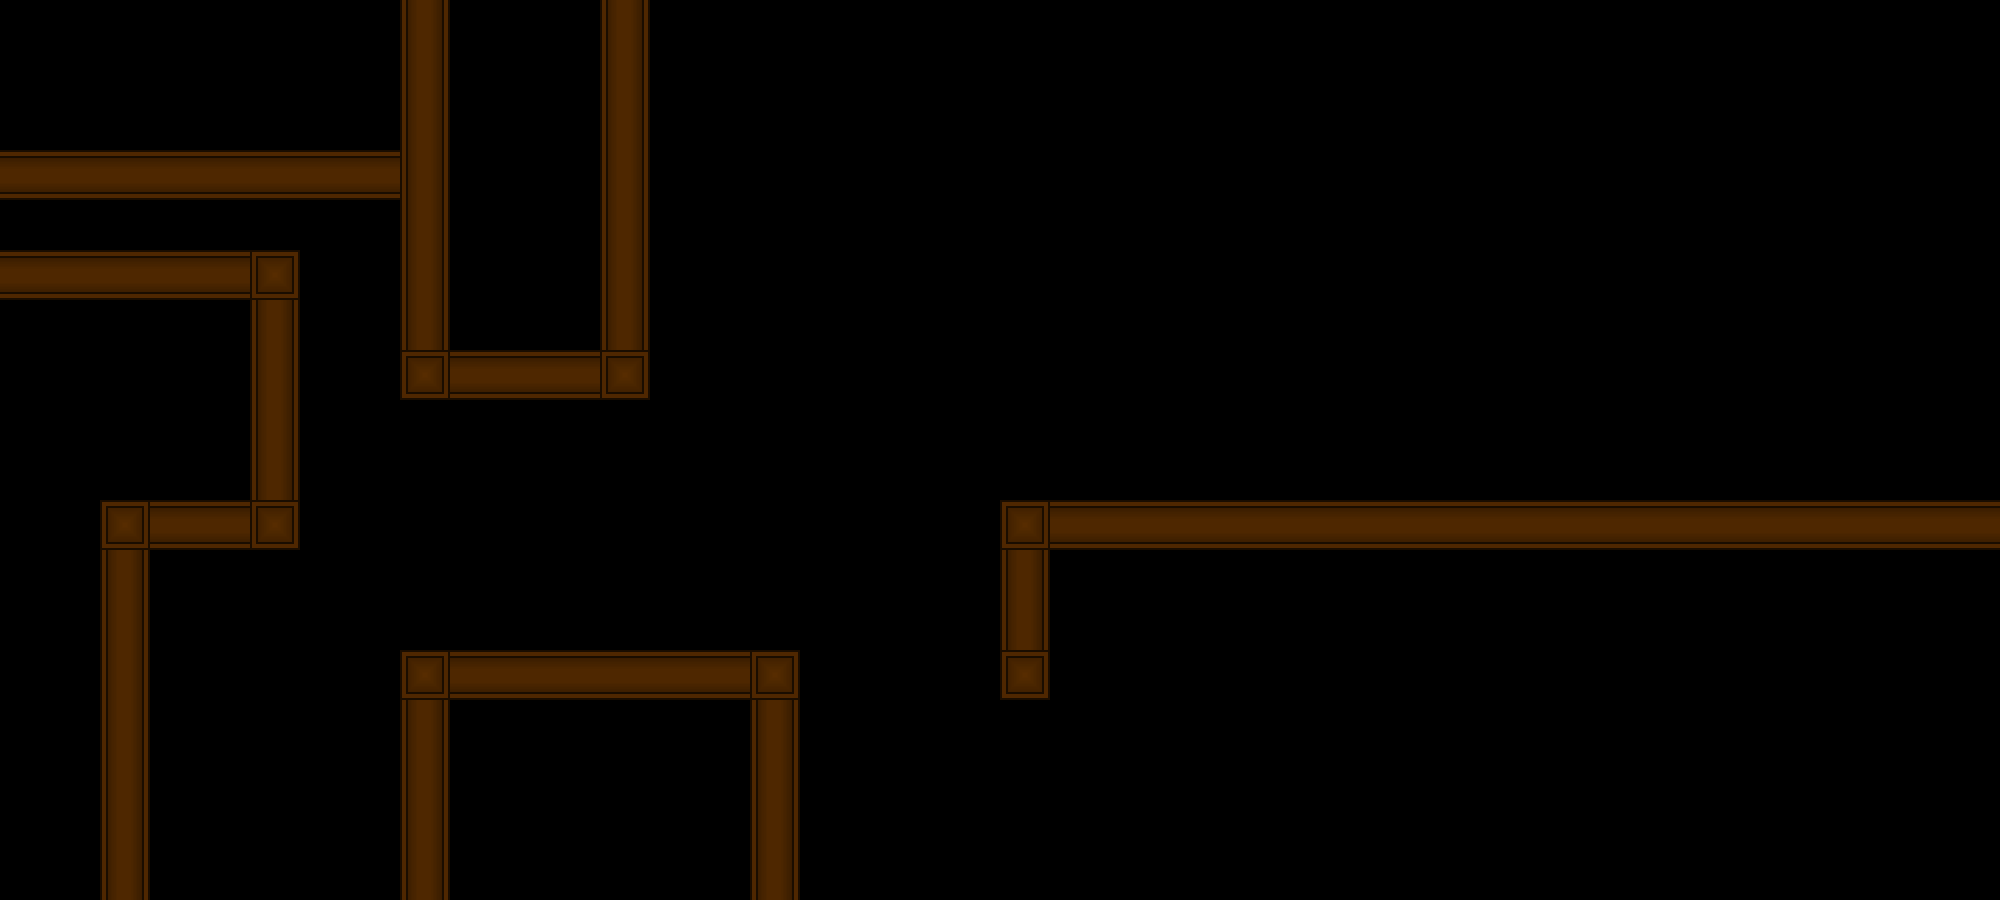

Rendered tile map (Tiled .tmx) drawn with the repository's tilesets; below, a short description and the full map source, tile grids included:
An orthogonal 40x18 tile map with 50x50 px tiles, 3 tile layers (tiles-main, tiles-deco, tiles-deco2), 9 tilesets and 1 object (warp).

<map version="1.10" tiledversion="1.11.2" orientation="orthogonal" renderorder="right-down" width="40" height="18" tilewidth="50" tileheight="50" infinite="0" nextlayerid="27" nextobjectid="1100">
 <properties>
  <property name="songName" value="rain" />
 </properties>
 <tileset firstgid="1" source="ch1-tiles.tsx" />
 <tileset firstgid="81" source="../../textures/trampoline.tsx" />
 <tileset firstgid="84" source="../../textures/save.tsx" />
 <tileset firstgid="85" source="../../textures/spike.tsx" />
 <tileset firstgid="93" source="../../textures/laser.tsx" />
 <tileset firstgid="111" source="../../textures/light.tsx" />
 <tileset firstgid="112" source="../../textures/trampoline-mini.tsx" />
 <tileset firstgid="121" source="../../textures/transition-tiles.tsx" />
 <tileset firstgid="126" source="../../textures/small-spike.tsx" />
 <layer id="1" name="tiles-main" width="40" height="18">
  <data encoding="csv">
0,0,0,0,0,0,0,0,33,0,0,0,33,0,0,0,0,0,0,0,0,0,0,0,0,0,0,0,0,0,0,0,0,0,0,0,0,0,0,0,
0,0,0,0,0,0,0,0,33,0,0,0,33,0,0,0,0,0,0,0,0,0,0,0,0,0,0,0,0,0,0,0,0,0,0,0,0,0,0,0,
0,0,0,0,0,0,0,0,33,0,0,0,33,0,0,0,0,0,0,0,0,0,0,0,0,0,0,0,0,0,0,0,0,0,0,0,0,0,0,0,
36,36,36,36,36,36,36,36,33,0,0,0,33,0,0,0,0,0,0,0,0,0,0,0,0,0,0,0,0,0,0,0,0,0,0,0,0,0,0,0,
0,0,0,0,0,0,0,0,33,0,0,0,33,0,0,0,0,0,0,0,0,0,0,0,0,0,0,0,0,0,0,0,0,0,0,0,0,0,0,0,
36,36,36,36,36,35,0,0,33,0,0,0,33,0,0,0,0,0,0,0,0,0,0,0,0,0,0,0,0,0,0,0,0,0,0,0,0,0,0,0,
0,0,0,0,0,33,0,0,33,0,0,0,33,0,0,0,0,0,0,0,0,0,0,0,0,0,0,0,0,0,0,0,0,0,0,0,0,0,0,0,
0,0,0,0,0,33,0,0,35,36,36,36,35,0,0,0,0,0,0,0,0,0,0,0,0,0,0,0,0,0,0,0,0,0,0,0,0,0,0,0,
0,0,0,0,0,33,0,0,0,0,0,0,0,0,0,0,0,0,0,0,0,0,0,0,0,0,0,0,0,0,0,0,0,0,0,0,0,0,0,0,
0,0,0,0,0,33,0,0,0,0,0,0,0,0,0,0,0,0,0,0,0,0,0,0,0,0,0,0,0,0,0,0,0,0,0,0,0,0,0,0,
0,0,35,36,36,35,0,0,0,0,0,0,0,0,0,0,0,0,0,0,35,36,36,36,36,36,36,36,36,36,36,36,36,36,36,36,36,36,36,36,
0,0,33,0,0,0,0,0,0,0,0,0,0,0,0,0,0,0,0,0,33,0,0,0,0,0,0,0,0,0,0,0,0,0,0,0,0,0,0,0,
0,0,33,0,0,0,0,0,0,0,0,0,0,0,0,0,0,0,0,0,33,0,0,0,0,0,0,0,0,0,0,0,0,0,0,0,0,0,0,0,
0,0,33,0,0,0,0,0,35,36,36,36,36,36,36,35,0,0,0,0,35,0,0,0,0,0,0,0,0,0,0,0,0,0,0,0,0,0,0,0,
0,0,33,0,0,0,0,0,33,0,0,0,0,0,0,33,0,0,0,0,0,0,0,0,0,0,0,0,0,0,0,0,0,0,0,0,0,0,0,0,
0,0,33,0,0,0,0,0,33,0,0,0,0,0,0,33,0,0,0,0,0,0,0,0,0,0,0,0,0,0,0,0,0,0,0,0,0,0,0,0,
0,0,33,0,0,0,0,0,33,0,0,0,0,0,0,33,0,0,0,0,0,0,0,0,0,0,0,0,0,0,0,0,0,0,0,0,0,0,0,0,
0,0,33,0,0,0,0,0,33,0,0,0,0,0,0,33,0,0,0,0,0,0,0,0,0,0,0,0,0,0,0,0,0,0,0,0,0,0,0,0
</data>
 </layer>
 <layer id="5" name="tiles-deco" width="40" height="18">
  <data encoding="csv">
0,0,0,0,0,0,0,0,0,0,0,0,0,0,0,0,0,0,0,0,0,0,0,0,0,0,0,0,0,0,0,0,0,0,0,0,0,0,0,0,
0,0,0,0,0,0,0,0,0,0,0,0,0,0,0,0,0,0,0,0,0,0,0,0,0,0,0,0,0,0,0,0,0,0,0,0,0,0,0,0,
0,0,0,0,0,0,0,0,0,0,0,0,0,0,0,0,0,0,0,0,0,0,0,0,0,0,0,0,0,0,0,0,0,0,0,0,0,0,0,0,
0,0,0,0,0,0,0,0,0,0,0,0,0,0,0,0,0,0,0,0,0,0,0,0,0,0,0,0,0,0,0,0,0,0,0,0,0,0,0,0,
0,0,0,0,0,0,0,0,0,0,0,0,0,0,0,0,0,0,0,0,0,0,0,0,0,0,0,0,0,0,0,0,0,0,0,0,0,0,0,0,
0,0,0,0,0,0,0,0,0,0,0,0,0,0,0,0,0,0,0,0,0,0,0,0,0,0,0,0,0,0,0,0,0,0,0,0,0,0,0,0,
0,0,0,0,0,0,0,0,0,0,0,0,0,0,0,0,0,0,0,0,0,0,0,0,0,0,0,0,0,0,0,0,0,0,0,0,0,0,0,0,
0,0,0,0,0,0,0,0,0,0,0,0,0,0,0,0,0,0,0,0,0,0,0,0,0,0,0,0,0,0,0,0,0,0,0,0,0,0,0,0,
0,0,0,0,0,0,0,0,0,0,0,0,0,0,0,0,0,0,0,0,0,0,0,0,0,0,0,0,0,0,0,0,0,0,0,0,0,0,0,0,
0,0,0,0,0,0,0,0,0,0,0,0,0,0,0,0,0,0,0,0,0,0,0,0,0,0,0,0,0,0,0,0,0,0,0,0,0,0,0,0,
0,0,0,0,0,0,0,0,0,0,0,0,0,0,0,0,0,0,0,0,0,0,0,0,0,0,0,0,0,0,0,0,0,0,0,0,0,0,0,0,
0,0,0,0,0,0,0,0,0,0,0,0,0,0,0,0,0,0,0,0,0,0,0,0,0,0,0,0,0,0,0,0,0,0,0,0,0,0,0,0,
0,0,0,0,0,0,0,0,0,0,0,0,0,0,0,0,0,0,0,0,0,0,0,0,0,0,0,0,0,0,0,0,0,0,0,0,0,0,0,0,
0,0,0,0,0,0,0,0,0,0,0,0,0,0,0,0,0,0,0,0,0,0,0,0,0,0,0,0,0,0,0,0,0,0,0,0,0,0,0,0,
0,0,0,0,0,0,0,0,0,0,0,0,0,0,0,0,0,0,0,0,0,0,0,0,0,0,0,0,0,0,0,0,0,0,0,0,0,0,0,0,
0,0,0,0,0,0,0,0,0,0,0,0,0,0,0,0,0,0,0,0,0,0,0,0,0,0,0,0,0,0,0,0,0,0,0,0,0,0,0,0,
0,0,0,0,0,0,0,0,0,0,0,0,0,0,0,0,0,0,0,0,0,0,0,0,0,0,0,0,0,0,0,0,0,0,0,0,0,0,0,0,
0,0,0,0,0,0,0,0,0,0,0,0,0,0,0,0,0,0,0,0,0,0,0,0,0,0,0,0,0,0,0,0,0,0,0,0,0,0,0,0
</data>
 </layer>
 <layer id="18" name="tiles-deco2" width="40" height="18">
  <data encoding="csv">
0,0,0,0,0,0,0,0,0,0,0,0,0,0,0,0,0,0,0,0,0,0,0,0,0,0,0,0,0,0,0,0,0,0,0,0,0,0,0,0,
0,0,0,0,0,0,0,0,0,0,0,0,0,0,0,0,0,0,0,0,0,0,0,0,0,0,0,0,0,0,0,0,0,0,0,0,0,0,0,0,
0,0,0,0,0,0,0,0,0,0,0,0,0,0,0,0,0,0,0,0,0,0,0,0,0,0,0,0,0,0,0,0,0,0,0,0,0,0,0,0,
0,0,0,0,0,0,0,0,0,0,0,0,0,0,0,0,0,0,0,0,0,0,0,0,0,0,0,0,0,0,0,0,0,0,0,0,0,0,0,0,
0,0,0,0,0,0,0,0,0,0,0,0,0,0,0,0,0,0,0,0,0,0,0,0,0,0,0,0,0,0,0,0,0,0,0,0,0,0,0,0,
0,0,0,0,0,0,0,0,0,0,0,0,0,0,0,0,0,0,0,0,0,0,0,0,0,0,0,0,0,0,0,0,0,0,0,0,0,0,0,0,
0,0,0,0,0,0,0,0,0,0,0,0,0,0,0,0,0,0,0,0,0,0,0,0,0,0,0,0,0,0,0,0,0,0,0,0,0,0,0,0,
0,0,0,0,0,0,0,0,0,0,0,0,0,0,0,0,0,0,0,0,0,0,0,0,0,0,0,0,0,0,0,0,0,0,0,0,0,0,0,0,
0,0,0,0,0,0,0,0,0,0,0,0,0,0,0,0,0,0,0,0,0,0,0,0,0,0,0,0,0,0,0,0,0,0,0,0,0,0,0,0,
0,0,0,0,0,0,0,0,0,0,0,0,0,0,0,0,0,0,0,0,0,0,0,0,0,0,0,0,0,0,0,0,0,0,0,0,0,0,0,0,
0,0,0,0,0,0,0,0,0,0,0,0,0,0,0,0,0,0,0,0,0,0,0,0,0,0,0,0,0,0,0,0,0,0,0,0,0,0,0,0,
0,0,0,0,0,0,0,0,0,0,0,0,0,0,0,0,0,0,0,0,0,0,0,0,0,0,0,0,0,0,0,0,0,0,0,0,0,0,0,0,
0,0,0,0,0,0,0,0,0,0,0,0,0,0,0,0,0,0,0,0,0,0,0,0,0,0,0,0,0,0,0,0,0,0,0,0,0,0,0,0,
0,0,0,0,0,0,0,0,0,0,0,0,0,0,0,0,0,0,0,0,0,0,0,0,0,0,0,0,0,0,0,0,0,0,0,0,0,0,0,0,
0,0,0,0,0,0,0,0,0,0,0,0,0,0,0,0,0,0,0,0,0,0,0,0,0,0,0,0,0,0,0,0,0,0,0,0,0,0,0,0,
0,0,0,0,0,0,0,0,0,0,0,0,0,0,0,0,0,0,0,0,0,0,0,0,0,0,0,0,0,0,0,0,0,0,0,0,0,0,0,0,
0,0,0,0,0,0,0,0,0,0,0,0,0,0,0,0,0,0,0,0,0,0,0,0,0,0,0,0,0,0,0,0,0,0,0,0,0,0,0,0,
0,0,0,0,0,0,0,0,0,0,0,0,0,0,0,0,0,0,0,0,0,0,0,0,0,0,0,0,0,0,0,0,0,0,0,0,0,0,0,0
</data>
 </layer>
 <objectgroup id="16" name="falling">
  <properties>
   <property name="direction" value="down" />
  </properties>
 </objectgroup>
 <objectgroup id="13" name="platform" />
 <objectgroup id="7" name="trampoline" />
 <objectgroup id="26" name="camera">
  <properties>
   <property name="cameraType" value="unlockX" />
  </properties>
 </objectgroup>
 <objectgroup id="25" name="slab" />
 <objectgroup id="19" name="trampoline-mini" />
 <objectgroup id="9" name="spike-normal" />
 <objectgroup id="8" name="save" />
 <objectgroup id="21" name="acidlayer" />
 <objectgroup id="10" name="laser" />
 <objectgroup id="11" name="bg">
  <properties>
   <property name="bgName" value="castleBG3" />
  </properties>
 </objectgroup>
 <objectgroup id="12" name="foregroundEffect">
  <properties>
   <property name="foregroundEffectType" value="toxic" />
  </properties>
 </objectgroup>
 <objectgroup id="22" name="mapEffect">
  <properties>
   <property name="effectType" value="poison-fog" />
  </properties>
 </objectgroup>
 <objectgroup id="15" name="music">
  <properties>
   <property name="songName" value="castle_underground" />
  </properties>
 </objectgroup>
 <objectgroup id="20" name="warps">
  <object id="1098" name="warp" gid="124" x="0" y="250" width="50" height="50">
   <properties>
    <property name="direction" value="left" />
    <property name="target" value="map31" />
   </properties>
  </object>
 </objectgroup>
</map>
